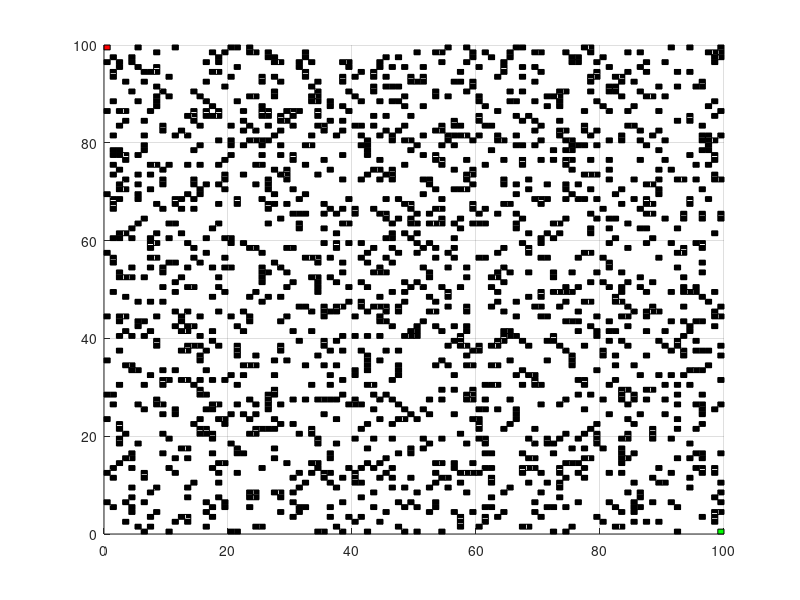

MATLAB code for this plot: (Note: this script raises an error after producing the figure.)
clear
clc
close all

hold on
grid on

sides = 100; %make this a multiple of 5
axis([0 sides 0 sides])
n = sides^2;
G = zeros(n,n);
map = round(0.6*rand(sides,sides));
map(1,1) = 0;
map(end,end) = 0;
map_to_show = (flipud(map'));
%draw map
for i=1:sides
    for j=1:sides
        if map_to_show(i,j)==1
           rectangle('Position', [i-1, j-1, 1, 1], 'FaceColor', 'k')
        end
    end
end
rectangle('Position', [sides-1,0,1,1], 'FaceColor', 'g')
rectangle('Position', [0,sides-1,1,1], 'FaceColor', 'r')
map = fliplr(flipud(map)); % get map to match image;
%generate adjacency matrix
for i=1:sides
    for j=1:sides
        if map(i,j)==1
            continue
        end
        if i+1<=sides
            if map(i+1,j)==0
                G((j-1)*sides+i,(j-1)*sides+i+1)=1;
                G((j-1)*sides+i+1,(j-1)*sides+i)=1;

            end
        end
        if j+1<=sides
            if map(i,j+1)==0
                G((j-1)*sides+i,(j-1)*sides+i+sides)=1;
                G((j-1)*sides+i+sides,(j-1)*sides+i)=1;
            end
        end
%         if i+1<=sides && j+1<=sides
%             if map(i+1,j+1)==0
%                 G((j-1)*sides+i, (j-1)*sides+i+sides+1)=sqrt(2);
%                 G((j-1)*sides+i+sides+1, (j-1)*sides+i)=sqrt(2);
%             end
%         end
    end
end
% % %Generate gray map
% gray_map_a = zeros(sides/5,sides/5);
% % 
% for i=1:sides
% %    
%    zy = 1;
%    for j = 1:5:sides
%       gray_map_a(i,zy) = sum(map(i,j:j+4)); 
%       zy = zy+1;
%    end
% end
% zx = 0;
% for i=1:sides/5
%  zx = zx + 1;   
%    for j = 1:size(gray_map_a,2)
%        gray_map(zx,j) = sum(gray_map_a(i:i+4,j)) ;
%    end
% end
% 
% figure
% for i = 1:(sides/5) %positions are incorrect
%     for j = 1:(sides/5)
%      rectangle('Position', [i-1, j-1, 1, 1], 'FaceColor',  [gray_map(i+j)/sides gray_map(i+j)/sides gray_map(i+j)/sides]);
%     end
% end
% figure(1)
% hold on

[path, cost] = dijkstra2(n, G, 1, n)  % number of sides, adjacency, start, end
%figure
%convert path back to x,y
path_xy = [0 0];
for i=1:length(path)
    ind = path(i);
    x=0;
    y=0;
    while(ind>sides)
        ind = ind-sides;
        y = y+1;
    end
        x = ind;
        y = y+1; %necessary to make the x,y coords symmetrical
   path_xy =  [path_xy; x y];
end
path_xy(1,:) = []

px = sides+1 - path_xy(:,1);
path_xy(:,1) = px;
path_xy = path_xy - .5;
plot(path_xy(:,2),path_xy(:,1), 'b', 'LineWidth', 3)

% ind_i = 1;
% ind_j = 1;
% for i = 1:5:sides
%     for j = 1:5:sides
%         map_zoomed(ind_i,ind_j) = mean(mean(map(j:j+4,i:i+4)));
%         ind_j = ind_j +1;
%     end
% ind_j =1;
% ind_i = ind_i+1;
% end
